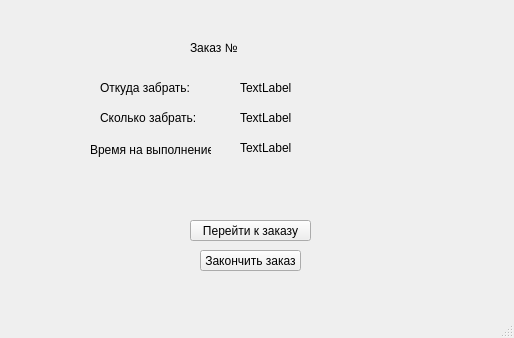
<?xml version="1.0" encoding="UTF-8"?>
<ui version="4.0">
 <class>MainWindow</class>
 <widget class="QMainWindow" name="MainWindow">
  <property name="geometry">
   <rect>
    <x>0</x>
    <y>0</y>
    <width>514</width>
    <height>338</height>
   </rect>
  </property>
  <property name="windowTitle">
   <string>MainWindow</string>
  </property>
  <widget class="QWidget" name="centralwidget">
   <widget class="QLabel" name="label">
    <property name="geometry">
     <rect>
      <x>90</x>
      <y>140</y>
      <width>121</width>
      <height>20</height>
     </rect>
    </property>
    <property name="text">
     <string>Время на выполнение:</string>
    </property>
   </widget>
   <widget class="QLabel" name="label_2">
    <property name="geometry">
     <rect>
      <x>100</x>
      <y>80</y>
      <width>111</width>
      <height>16</height>
     </rect>
    </property>
    <property name="text">
     <string>Откуда забрать:</string>
    </property>
   </widget>
   <widget class="QLabel" name="label_3">
    <property name="geometry">
     <rect>
      <x>100</x>
      <y>110</y>
      <width>101</width>
      <height>16</height>
     </rect>
    </property>
    <property name="text">
     <string>Сколько забрать:</string>
    </property>
   </widget>
   <widget class="QLabel" name="TimeLabelDyn">
    <property name="geometry">
     <rect>
      <x>240</x>
      <y>110</y>
      <width>211</width>
      <height>16</height>
     </rect>
    </property>
    <property name="text">
     <string>TextLabel</string>
    </property>
   </widget>
   <widget class="QLabel" name="MoneyLabelDyn">
    <property name="geometry">
     <rect>
      <x>240</x>
      <y>140</y>
      <width>211</width>
      <height>16</height>
     </rect>
    </property>
    <property name="text">
     <string>TextLabel</string>
    </property>
   </widget>
   <widget class="QLabel" name="PlaceLabelDyn">
    <property name="geometry">
     <rect>
      <x>240</x>
      <y>80</y>
      <width>221</width>
      <height>16</height>
     </rect>
    </property>
    <property name="text">
     <string>TextLabel</string>
    </property>
   </widget>
   <widget class="QLabel" name="CaseNumber">
    <property name="geometry">
     <rect>
      <x>190</x>
      <y>40</y>
      <width>51</width>
      <height>16</height>
     </rect>
    </property>
    <property name="text">
     <string>Заказ №</string>
    </property>
   </widget>
   <widget class="QPushButton" name="pushButton">
    <property name="geometry">
     <rect>
      <x>190</x>
      <y>220</y>
      <width>121</width>
      <height>21</height>
     </rect>
    </property>
    <property name="text">
     <string>Перейти к заказу</string>
    </property>
   </widget>
   <widget class="QPushButton" name="pushButton_2">
    <property name="geometry">
     <rect>
      <x>200</x>
      <y>250</y>
      <width>101</width>
      <height>21</height>
     </rect>
    </property>
    <property name="text">
     <string>Закончить заказ</string>
    </property>
   </widget>
  </widget>
  <widget class="QStatusBar" name="statusbar"/>
 </widget>
 <resources/>
 <connections/>
</ui>
